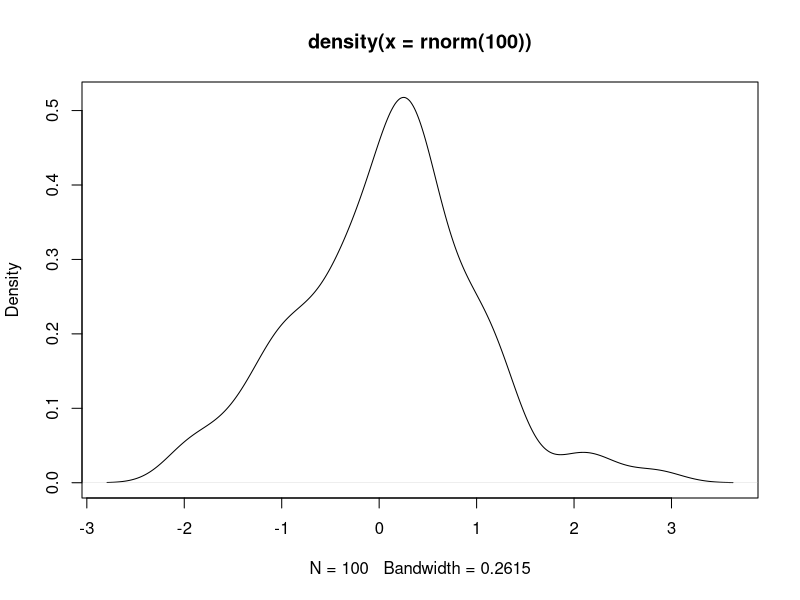
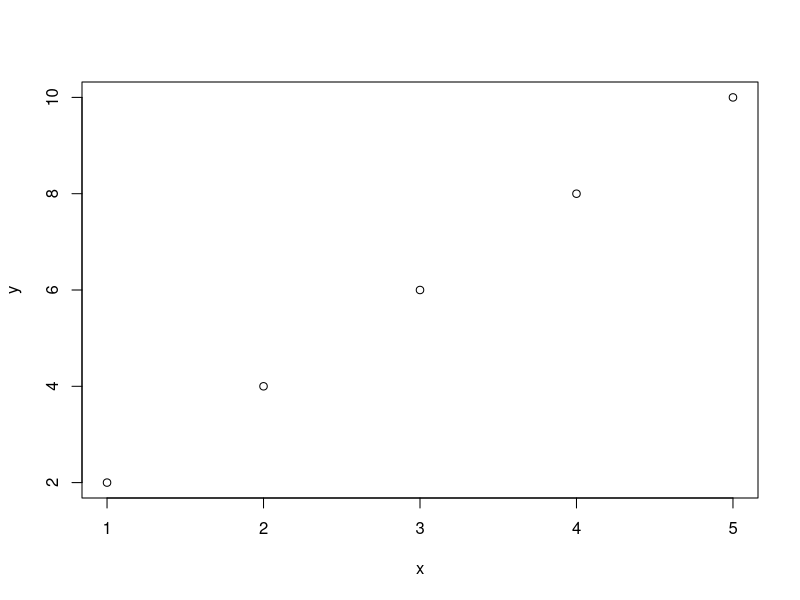
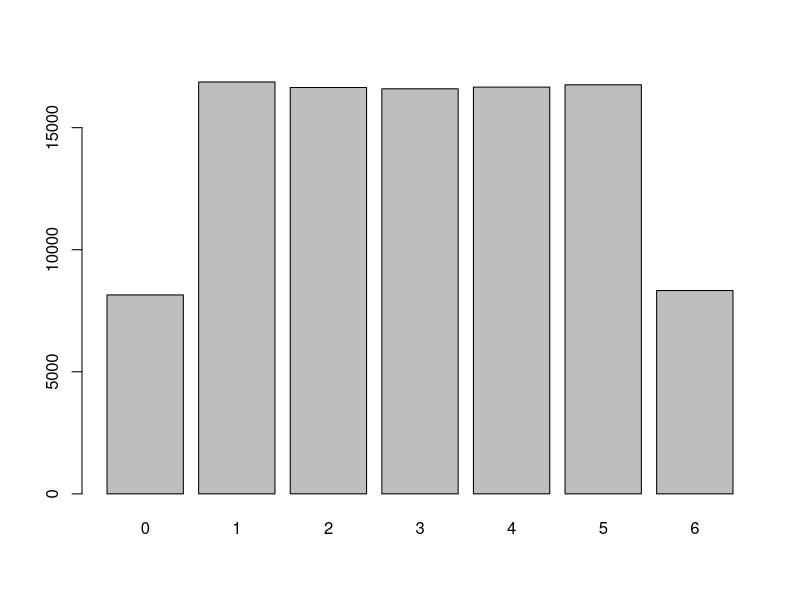
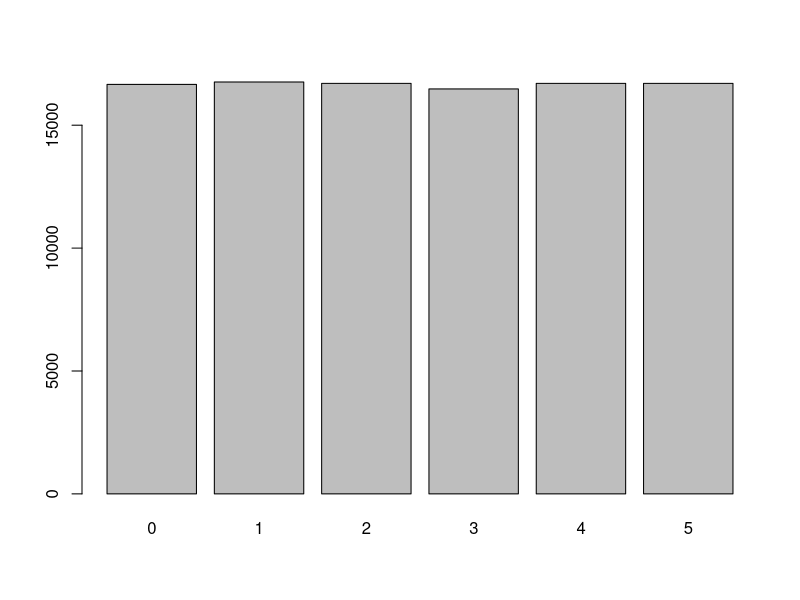
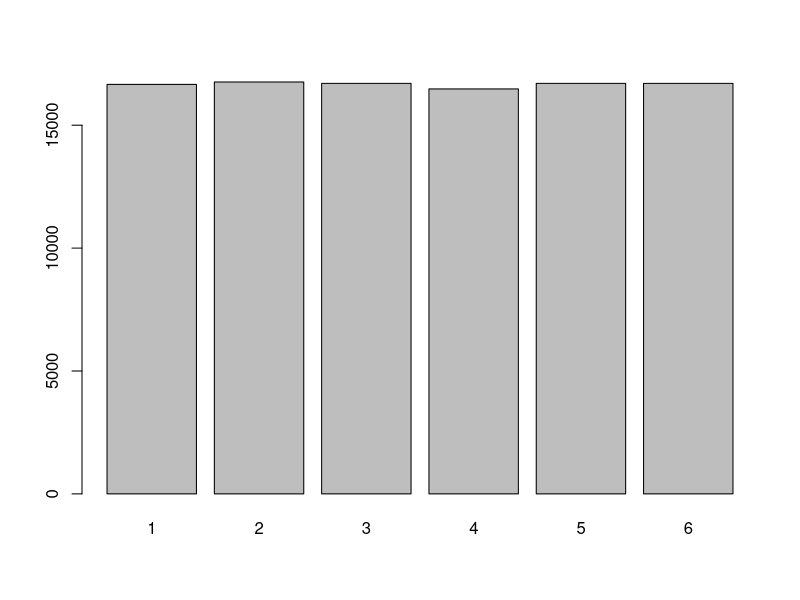
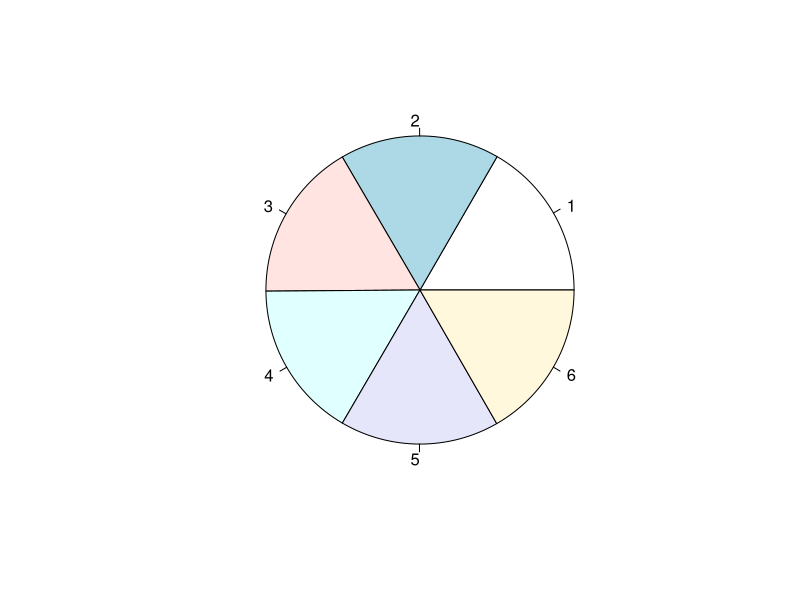
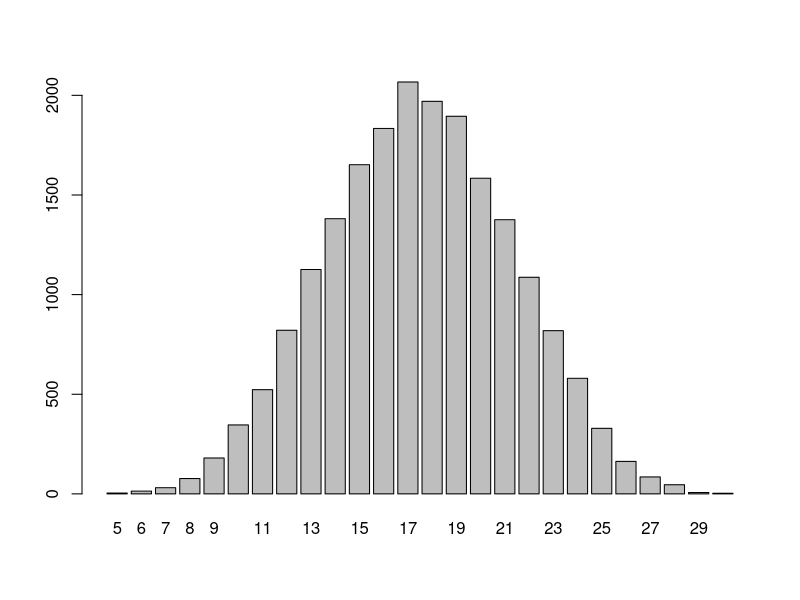

Generate these figures, in order, with R:
## ---- chunk 1
1+1
pi
rnorm(100)
plot(density(rnorm(100)))
## ---- chunk 2
foo <- 1
foo

bar = "a"
bar

"b" -> baz
baz

quz <<- baz
## ---- chunk 3
TRUE
T
T = 3
T
# TRUE = 3

"true"
as.logical("true")
## ---- chunk 4
1:5
c(1,2,10)
c(1,"a",10)
c(TRUE,0)
v = rnorm(100)
v[c(5,18,39)]
v[98:100]

list(1,"a",10)
l = list(chr="8", tx_start=124330091, tx_end=124410705, gs="ATAD2", ref="hg19", strand="-")
l
c(tx_start=124330091, tx_end=124410705)

m = matrix(runif(120),20)
m
m[20,6]
m[19:20,5:6]
m[c(17,20),]
m[,c(TRUE, FALSE, TRUE, FALSE, TRUE, FALSE)]


data = data.frame(size=rnorm(25)+175, gender=sample(c("M", "F"), 25, replace=TRUE))
data[1:5,]
head(data)
data$gender



data[data$gender=="M",]
data[data$gender=="M" & data$size > 170,]

factor(sample(c("10", "J", "Q", "K", "A"), 25, replace=TRUE))
factor(sample(c("10", "J", "Q", "K", "A"), 25, replace=TRUE), levels=c("10", "J", "Q", "K", "A"), ordered=TRUE)
## ---- chunk 5
x = c(1,2,3,4,5)
y = c(2,4,6,8,10)
length(x)
plot(x,y)

rnd = runif(100000)
dices = round(rnd * 6)
table(dices)
barplot(table(dices))
dices = floor(rnd * 6)
barplot(table(dices))
dices = ceiling(rnd * 6)
barplot(table(dices))
pie(table(dices))

mat_5_dices = matrix(dices,5)
dim(mat_5_dices)
mat_5_dices[,1:10]

sum_5_dices = apply(mat_5_dices, 2, sum)
table(sum_5_dices)
barplot(table(sum_5_dices))


prop.table(table(sum_5_dices))
prop.table(table(sum_5_dices))
sum(prop.table(table(sum_5_dices)))
## ---- chunk 6

hello_world = function(name="world") {
  ret = paste("Hello ", name, "!", sep="")
  return(ret)  
}

hello_world()

